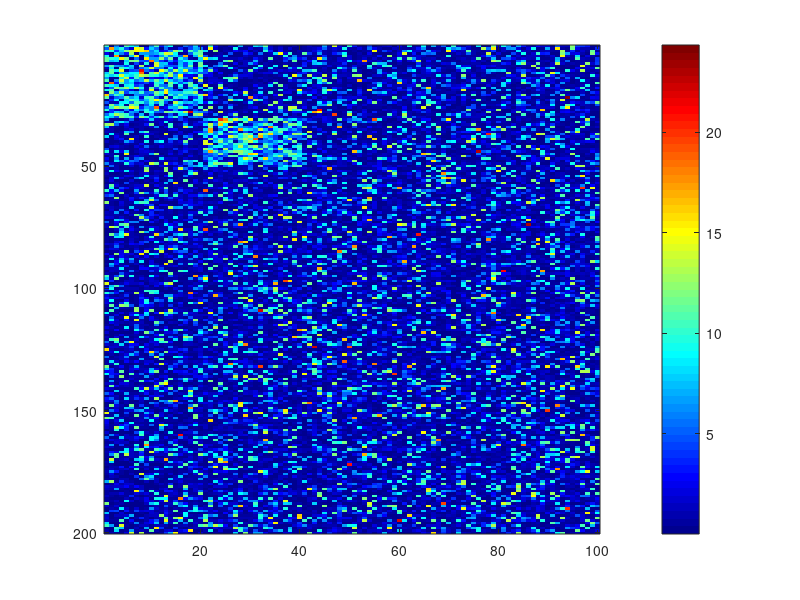
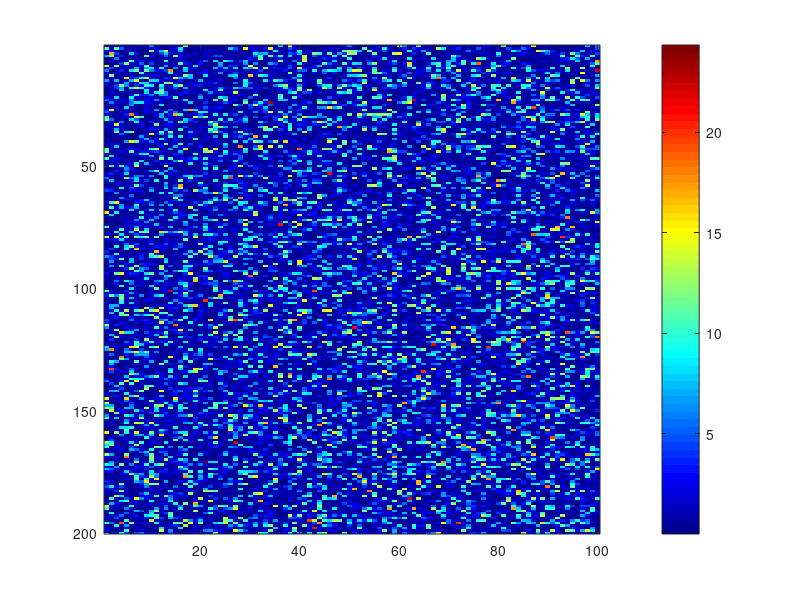

Here is the MATLAB script that generated these plots, in order: (Note: this script raises an error after producing the figures.)
%% This demo evaluate the performance of Algorithm 1 in a bipartite graph with two IGDBs
%% Generate a bipartite graph with two IGDBs
k=60;   % case+control
q1=0.8;q2=0.2;
mu0=0;mu1=1;sigma=1;
delta=(mu1-mu0)/sigma*sqrt(k/4);
N = 200; M = 100; n1 = 30; m1 = 20;  n2 = 20; m2=20;


G = zeros(N,M);
G(1:n1,1:m1) = ones(n1,m1);
G((n1+1):(n1+n2),(m1+1):(m1+m2)) = ones(n2,m2);
true_edge = G(:);
false_edge = 1-true_edge;

W_vec=trnd(k-2,N*M,1);
idx_true_edge = find(true_edge);
idx_false_edge = find(false_edge);
sample_idx_true = datasample(idx_true_edge,floor(q1*sum(true_edge)),'Replace',false);
sample_idx_false = datasample(idx_false_edge,ceil(q2*sum(false_edge)),'Replace',false);

W_vec(sample_idx_true) = nctrnd(k-2,delta,size(sample_idx_true));
W_vec(sample_idx_false) = nctrnd(k-2,delta,size(sample_idx_false));
W_n = reshape(W_vec,N,M);

p=2*tcdf(-abs(W_n),k-2);
logP=-log(p);
W_org=logP;

figure;imagesc(W_org);colormap jet;colorbar;

%% Permute nodes
perm_matrix = reshape((1:N*M),N,M);
row_perm_idx = randperm(N);
col_perm_idx = randperm(M);
perm_matrix = perm_matrix(row_perm_idx,col_perm_idx);
perm_vec = perm_matrix(:);
[result ID]=sort(perm_vec);
W_vec = W_org(:);
W1_vec = W_vec(perm_vec);
W1 = reshape(W1_vec,N,M);
figure;imagesc(W1);colormap jet;colorbar;snapnow

%% Detect IGDB
c_vec0 = 0.1:0.1:5;
r=-log(0.05);
lambda_vec0 = 1:0.05:2;
[s_rev,t_rev, c_rev, lambda_rev]=greedy_lik(W1,c_vec0,lambda_vec0,r,20);
s_in = setdiff(1:N,s_rev);
t_in = setdiff(1:M,t_rev);
figure;imagesc(W1(s_in,t_in));colormap jet;colorbar;
figure;imagesc(W1([s_in sort(s_rev)],[t_in sort(t_rev)]));colormap jet;colorbar;
%% remove the detected subgraph and refill with mean
W_vec = W1(:);
p = sum(W_vec>r)/size(W_vec,1);
W_vec = W_vec(W_vec>r);
mean_W = mean(W_vec);

a = binornd(1,p*ones(1,size(s_in,2)*size(t_in,2)));
input_vec = mean_W*a;
input_clu = reshape(input_vec,[size(s_in,2) size(t_in,2)]);
W2 = W1;
W2(s_in,t_in) = input_clu;

figure;imagesc(W2([s_in sort(s_rev)],[t_in sort(t_rev)]));colormap jet;colorbar;
figure;imagesc(W2);colormap jet;colorbar;

%% repeat IGDB detection
[s_rev2,t_rev2, c_rev2, lambda_rev2]=greedy_lik(W2,c_vec0,lambda_vec0,r,20);
s_in2 = setdiff(1:N,s_rev2);
t_in2 = setdiff(1:M,t_rev2);
figure;imagesc(W2(s_in2,t_in2));colormap jet;colorbar;
figure;imagesc(W2([s_in2 sort(s_rev2)],[t_in2 sort(t_rev2)]));colormap jet;colorbar;

%% display full structure
s_left = setdiff(1:N,[s_in s_in2]);
t_left = setdiff(1:M,[t_in t_in2]);
figure;imagesc(W1([s_in s_in2 sort(s_left)],[t_in t_in2 sort(t_left)]));colormap jet;colorbar;


